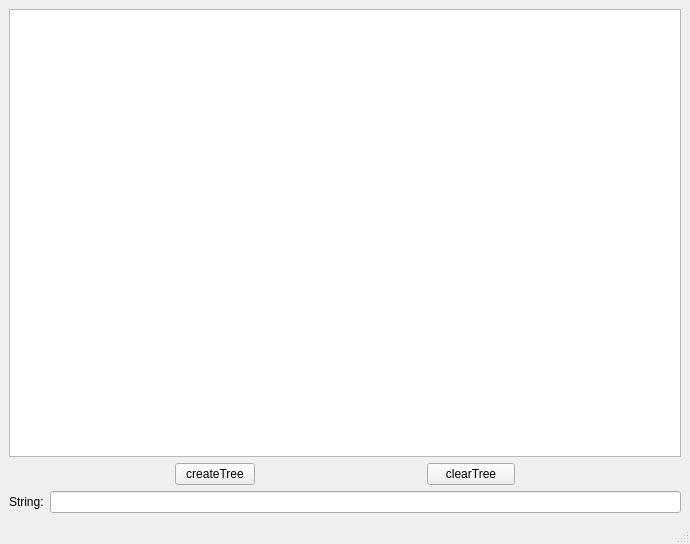
<?xml version="1.0" encoding="UTF-8"?>
<ui version="4.0">
 <class>MainWindow</class>
 <widget class="QMainWindow" name="MainWindow">
  <property name="geometry">
   <rect>
    <x>0</x>
    <y>0</y>
    <width>690</width>
    <height>544</height>
   </rect>
  </property>
  <property name="windowTitle">
   <string>MainWindow</string>
  </property>
  <widget class="QWidget" name="centralwidget">
   <layout class="QGridLayout" name="gridLayout">
    <item row="1" column="0">
     <layout class="QVBoxLayout" name="verticalLayout"/>
    </item>
    <item row="3" column="0">
     <layout class="QHBoxLayout" name="horizontalLayout">
      <item>
       <widget class="QLabel" name="label">
        <property name="maximumSize">
         <size>
          <width>100</width>
          <height>50</height>
         </size>
        </property>
        <property name="text">
         <string>String:</string>
        </property>
       </widget>
      </item>
      <item>
       <widget class="QLineEdit" name="nodeKey">
        <property name="maximumSize">
         <size>
          <width>5000</width>
          <height>28</height>
         </size>
        </property>
        <property name="maxLength">
         <number>32770</number>
        </property>
       </widget>
      </item>
     </layout>
    </item>
    <item row="0" column="0">
     <widget class="QGraphicsView" name="graphicsView"/>
    </item>
    <item row="2" column="0">
     <layout class="QGridLayout" name="gridLayout_2">
      <item row="2" column="0">
       <widget class="QPushButton" name="button_addNode">
        <property name="maximumSize">
         <size>
          <width>80</width>
          <height>29</height>
         </size>
        </property>
        <property name="text">
         <string>createTree</string>
        </property>
       </widget>
      </item>
      <item row="2" column="1">
       <widget class="QPushButton" name="button_deleteNode">
        <property name="maximumSize">
         <size>
          <width>88</width>
          <height>29</height>
         </size>
        </property>
        <property name="text">
         <string>clearTree</string>
        </property>
       </widget>
      </item>
     </layout>
    </item>
   </layout>
  </widget>
  <widget class="QMenuBar" name="menubar">
   <property name="geometry">
    <rect>
     <x>0</x>
     <y>0</y>
     <width>690</width>
     <height>25</height>
    </rect>
   </property>
  </widget>
  <widget class="QStatusBar" name="statusbar"/>
 </widget>
 <resources/>
 <connections/>
</ui>
